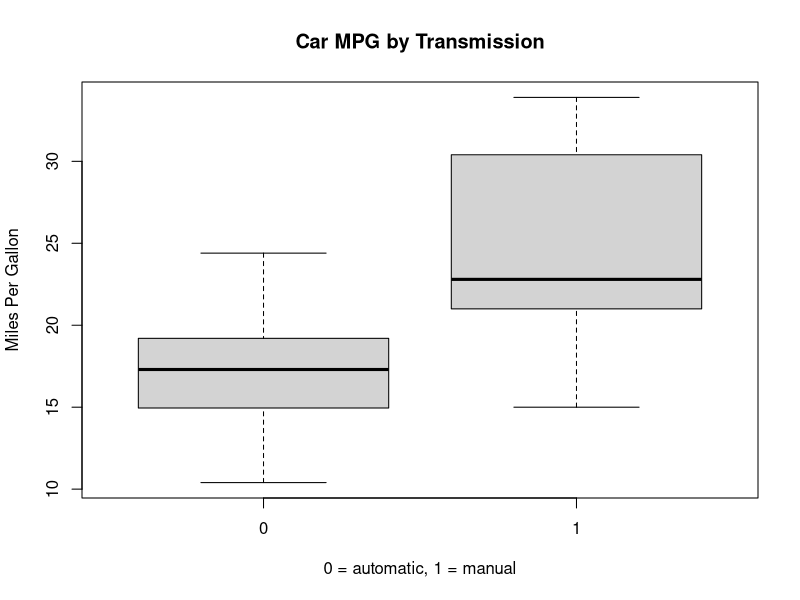
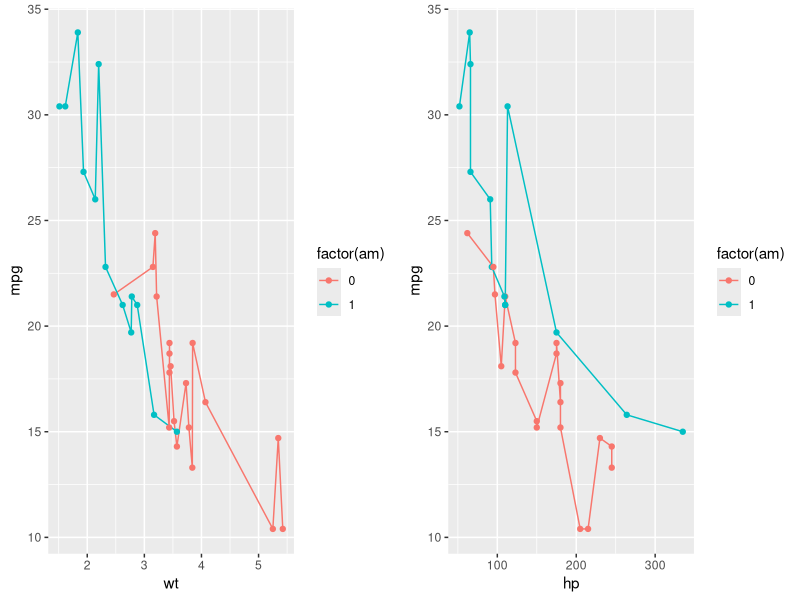

Here is the R script that generated these plots, in order:
## ---- chunk 1
knitr::opts_chunk$set(echo = TRUE)
## ---- chunk 2
boxplot(mpg~am, data=mtcars, main = "Car MPG by Transmission", xlab = "0 = automatic, 1 = manual", ylab= "Miles Per Gallon")
## ---- chunk 3
fit <- lm(mpg~factor(am), mtcars)
summary(fit)$coeff
## ---- chunk 4
library(ggplot2)
library(gridExtra)
## ---- chunk 5
p1<-ggplot(data=mtcars, aes(x=wt, y=mpg, color=factor(am))) +
  geom_line()+
  geom_point()
p2<-ggplot(data=mtcars, aes(x=hp, y=mpg, color=factor(am))) +
  geom_line()+
  geom_point()
grid.arrange(p1, p2, nrow = 1)


## ---- chunk 6
fit.hp <- lm(mpg~hp+factor(am),mtcars)
fit.hp.wt <- lm(mpg~hp+wt+factor(am),mtcars)
anova(fit,fit.hp,fit.hp.wt)

## ---- chunk 7
options(scipen=999)
summary(fit.hp.wt)

